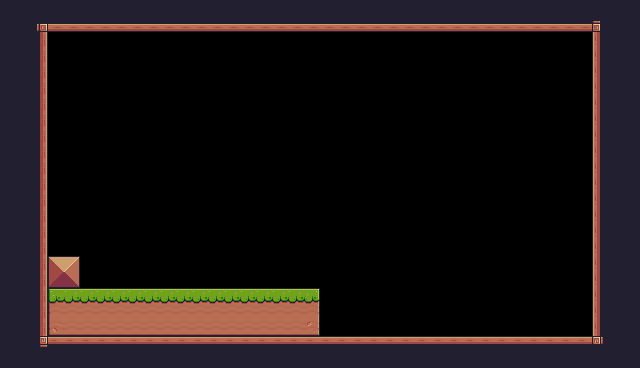

A level layout from a 2D game, rendered from its tile map. Below: a short description, then the map file with its tile-grid data intact:
An orthogonal 40x23 tile map with 16x16 px tiles, 1 tile layer (Background) and 2 objects (Player).

<map version="1.10" tiledversion="1.10.2" orientation="orthogonal" renderorder="right-down" width="40" height="23" tilewidth="16" tileheight="16" infinite="0" nextlayerid="3" nextobjectid="8">
 <tileset firstgid="1" source="Pixel Adventure.tsx" />
 <layer id="1" name="Background" width="40" height="23">
  <data encoding="csv">
24,24,24,24,24,24,24,24,24,24,24,24,24,24,24,24,24,24,24,24,24,24,24,24,24,24,24,24,24,24,24,24,24,24,24,24,24,24,24,24,
24,24,92,134,134,134,134,134,134,134,134,134,134,134,134,134,134,134,134,134,134,134,134,134,134,134,134,134,134,134,134,134,134,134,134,134,134,93,24,24,
24,24,113,0,0,0,0,0,0,0,0,0,0,0,0,0,0,0,0,0,0,0,0,0,0,0,0,0,0,0,0,0,0,0,0,0,0,111,24,24,
24,24,113,0,0,0,0,0,0,0,0,0,0,0,0,0,0,0,0,0,0,0,0,0,0,0,0,0,0,0,0,0,0,0,0,0,0,111,24,24,
24,24,113,0,0,0,0,0,0,0,0,0,0,0,0,0,0,0,0,0,0,0,0,0,0,0,0,0,0,0,0,0,0,0,0,0,0,111,24,24,
24,24,113,0,0,0,0,0,0,0,0,0,0,0,0,0,0,0,0,0,0,0,0,0,0,0,0,0,0,0,0,0,0,0,0,0,0,111,24,24,
24,24,113,0,0,0,0,0,0,0,0,0,0,0,0,0,0,0,0,0,0,0,0,0,0,0,0,0,0,0,0,0,0,0,0,0,0,111,24,24,
24,24,113,0,0,0,0,0,0,0,0,0,0,0,0,0,0,0,0,0,0,0,0,0,0,0,0,0,0,0,0,0,0,0,0,0,0,111,24,24,
24,24,113,0,0,0,0,0,0,0,0,0,0,0,0,0,0,0,0,0,0,0,0,0,0,0,0,0,0,0,0,0,0,0,0,0,0,111,24,24,
24,24,113,0,0,0,0,0,0,0,0,0,0,0,0,0,0,0,0,0,0,0,0,0,0,0,0,0,0,0,0,0,0,0,0,0,0,111,24,24,
24,24,113,0,0,0,0,0,0,0,0,0,0,0,0,0,0,0,0,0,0,0,0,0,0,0,0,0,0,0,0,0,0,0,0,0,0,111,24,24,
24,24,113,0,0,0,0,0,0,0,0,0,0,0,0,0,0,0,0,0,0,0,0,0,0,0,0,0,0,0,0,0,0,0,0,0,0,111,24,24,
24,24,113,0,0,0,0,0,0,0,0,0,0,0,0,0,0,0,0,0,0,0,0,0,0,0,0,0,0,0,0,0,0,0,0,0,0,111,24,24,
24,24,113,0,0,0,0,0,0,0,0,0,0,0,0,0,0,0,0,0,0,0,0,0,0,0,0,0,0,0,0,0,0,0,0,0,0,111,24,24,
24,24,113,0,0,0,0,0,0,0,0,0,0,0,0,0,0,0,0,0,0,0,0,0,0,0,0,0,0,0,0,0,0,0,0,0,0,111,24,24,
24,24,113,0,0,0,0,0,0,0,0,0,0,0,0,0,0,0,0,0,0,0,0,0,0,0,0,0,0,0,0,0,0,0,0,0,0,111,24,24,
24,24,113,36,37,0,0,0,0,0,0,0,0,0,0,0,0,0,0,0,0,0,0,0,0,0,0,0,0,0,0,0,0,0,0,0,0,111,24,24,
24,112,113,58,59,0,0,0,0,0,0,0,0,0,0,0,0,0,0,0,0,0,0,0,0,0,0,0,0,0,0,0,0,0,0,0,0,111,24,24,
24,112,113,7,8,8,8,8,8,8,8,8,8,8,8,8,8,8,8,9,0,0,0,0,0,0,0,0,0,0,0,0,0,0,0,0,0,111,24,24,
24,112,113,29,30,30,30,30,30,30,30,30,30,30,30,30,30,30,30,31,0,0,0,0,0,0,0,0,0,0,0,0,0,0,0,0,0,111,24,24,
24,24,113,51,52,52,52,52,52,52,52,52,52,52,52,52,52,52,52,53,0,0,0,0,0,0,0,0,0,0,0,0,0,0,0,0,0,111,24,24,
24,24,114,90,90,90,90,90,90,90,90,90,90,90,90,90,90,90,90,90,90,90,90,90,90,90,90,90,90,90,90,90,90,90,90,90,90,115,24,24,
24,24,24,24,24,24,24,24,24,24,24,24,24,24,24,24,24,24,24,24,24,24,24,24,24,24,24,24,24,24,24,24,24,24,24,24,24,24,24,24
</data>
 </layer>
 <objectgroup id="2" name="Spawnpoints">
  <object id="6" name="Player" type="Player" x="192.564" y="257.924" width="30.22" height="29.5172" />
  <object id="7" x="182.725" y="383.021" />
 </objectgroup>
</map>
